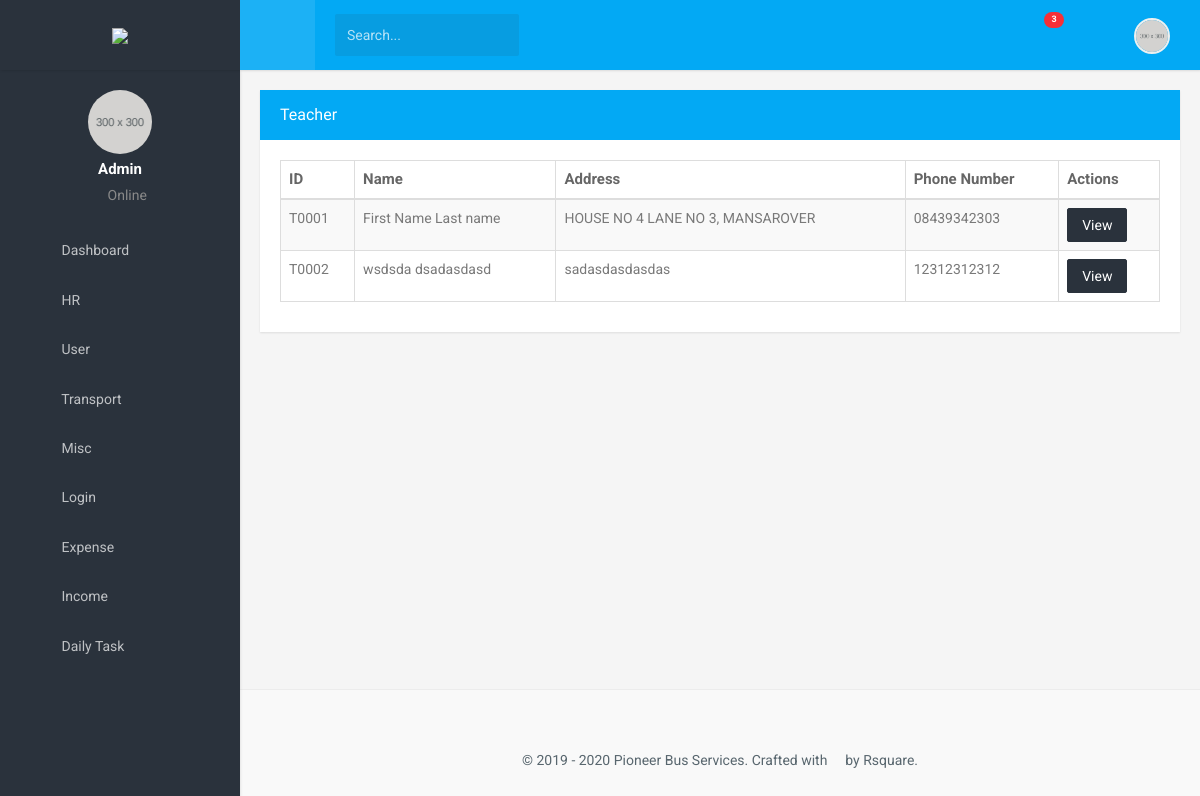
The app's page /teacher/ (signed in) with its own data.
### website/models.py (models this page shows, shortened)
class Teacher(models.Model):
    user = models.OneToOneField(PBSUser, on_delete=models.CASCADE, blank=True, null=True)
    school_name = models.ForeignKey(School, on_delete=models.CASCADE, default=1)
    first_name = models.CharField(max_length=55)
    last_name = models.CharField(max_length=55)
    added = models.DateField(auto_now_add=True)
    id = models.AutoField(primary_key=True)
    phone_regex = RegexValidator(regex=r'^\+?1?\d{9,15}$',
                                 message="Phone number must be entered in the format: '+999999999'. Up to 15 digits allowed.")
    phone_number = models.CharField(validators=[phone_regex], max_length=17)  # validators should be a list
    alternate_phone_number = models.CharField(validators=[phone_regex], max_length=17, blank=True)
    address = models.CharField(max_length=120)
    bus = models.ForeignKey(Route, on_delete=models.CASCADE)
    fee_per_month = models.IntegerField(validators=[
        MinValueValidator(0)
    ])
    security_deposit = models.IntegerField(blank=True, validators=[
        MinValueValidator(0)
    ])
    def get_teacher_id(self):
        return str(self.id).zfill(4)

### website/views.py (the view)
# urls.py: path('teacher/', views.teacher, name='teacher'),
@login_required
def teacher(request):
    try:
        teachers = Teacher.objects.all()
    except Teacher.DoesNotExists:
        raise Http404("No Teacher Model Exists")
    return render(request, 'teacher.html', {'teachers': teachers})

### templates/teacher.html
{% extends 'dashboardlayout.html' %}
{% load static %}
{% load bootstrap3 %}
{% block content %}
     <div class="row">
                            <div class="col-md-12">
                                <div class="panel panel-primary">
                                    <div class="panel-heading">
                                        <div class="row">
                                            <div class="col-md-10">
                                                <h3 class="panel-title">Teacher</h3>
                                            </div>
                                            <div class="col-md-2">
                                                <a class="headerlinks" href="{% url 'addteacher' %}" style="color:white;"><span class="mdi mdi-plus-circle-outline " style="font-size: 30px;float: right"></span></a>
                                            </div>
                                        </div>
                                    </div>
                                    <div class="panel-body">
                                        <table id="datatable-responsive" class="table table-striped table-bordered dt-responsive nowrap" cellspacing="0" width="100%">
                                            <thead>
                                                <tr>
                                                    <th>ID</th>
                                                    <th>Name</th>
                                                    <th>Address</th>
                                                    <th>Phone Number</th>
                                                    <th>Actions</th>
                                                </tr>
                                            </thead>
                                            <tbody>
                                            {% for foo in teachers %}
                                                <tr>
                                                    <td>T{{foo.get_teacher_id }}</td>
                                                    <td>{{foo.first_name}} {{foo.last_name}}</td>
                                                    <td>{{foo.address}}</td>
                                                <td>{{foo.phone_number}}</td>
                                                 <td>
                                                     <a href="{% url 'single-teacher' foo.id %}">
                                                     <button class="btn btn-dark small" type="button">View</button>
                                                          </a>
                                                 </td>
                                                </tr>
                                            {% endfor %}
                                            </tbody>
                                        </table>
                                    </div>
                                </div>
                            </div>
                        </div>
                {% endblock %}

### static/assets/css/style.css (style rules this page uses)
body { background: #f5f5f5; font-family: 'Roboto', sans-serif; margin: 0; }
html { overflow-x: hidden; position: relative; min-height: 100%; background: #f5f5f5; }
h1, h2, h3, h4, h5, h6 { color: #2a323c; font-family: 'Prompt', sans-serif; margin: 10px 0; }
h3 { line-height: 30px; }
* { outline: none !important; }
.row { margin-right: -10px; margin-left: -10px; }
.col-lg-1, .col-lg-10, .col-lg-11, .col-lg-12, .col-lg-2, .col-lg-3, .col-lg-4, .col-lg-5, .col-lg-6, .col-lg-7, .col-lg-8, .col-lg-9, .col-md-1, .col-md-10, .col-md-11, .col-md-12, .col-md-2, .col-md-3, .col-md-4, .col-md-5, .col-md-6, .col-md-7, .col-md-8, .col-md-9, .col-sm-1, .col-sm-10, .col-sm-11, .col-sm-12, .col-sm-2, .col-sm-3, .col-sm-4, .col-sm-5, .col-sm-6, .col-sm-7, .col-sm-8, .col-sm-9, .col-xs-1, .col-xs-10, .col-xs-11, .col-xs-12, .col-xs-2, .col-xs-3, .col-xs-4, .col-xs-5, .col-xs-6, .col-xs-7, .col-xs-8, .col-xs-9 { padding-left: 10px; padding-right: 10px; }
.btn { border-radius: 2px; padding: 6px 14px; }
.btn-dark { background-color: #2a323c !important; border: 1px solid #2a323c !important; color: #ffffff; }
.panel { -moz-box-shadow: 0px 1px 2px 0px rgba(0, 0, 0, 0.1); -webkit-box-shadow: 0px 1px 2px 0px rgba(0, 0, 0, 0.1); border-radius: 0px; border: none; box-shadow: 0px 1px 2px 0px rgba(0, 0, 0, 0.1); margin-bottom: 20px; }
.panel .panel-body { padding: 20px; }
.panel-heading { border-radius: 0; border: none !important; padding: 10px 20px; }
.panel-title { margin-bottom: 0; margin-top: 0; font-family: 'Prompt', sans-serif; }
.panel-primary > .panel-heading { background-color: #03a9f4; }
.table { margin-bottom: 10px; }
tbody { color: #797979; }
th { color: #666666; font-size: 15px; }

### records on screen
Teacher: get_teacher_id "0001", first_name "First Name", last_name "Last name", address "HOUSE NO 4 LANE NO 3, MANSAROVER", phone_number "08439342303"
Teacher: get_teacher_id "0002", first_name "wsdsda", last_name "dsadasdasd", address "sadasdasdasdas", phone_number "12312312312"
